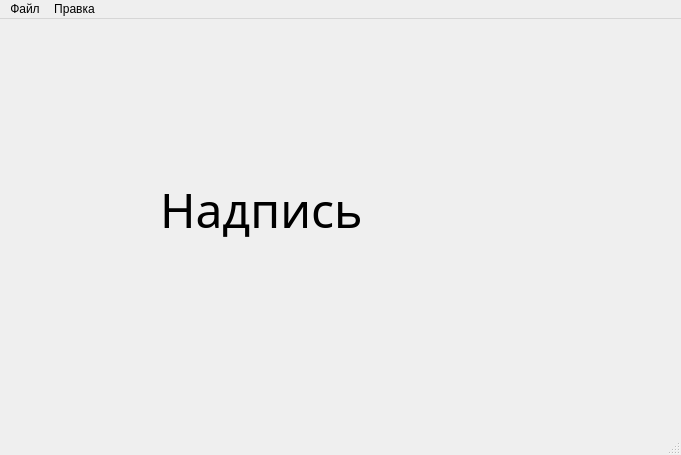
<?xml version="1.0" encoding="UTF-8"?>
<ui version="4.0">
 <class>MainWindow</class>
 <widget class="QMainWindow" name="MainWindow">
  <property name="geometry">
   <rect>
    <x>0</x>
    <y>0</y>
    <width>681</width>
    <height>455</height>
   </rect>
  </property>
  <property name="windowTitle">
   <string>MainWindow</string>
  </property>
  <widget class="QWidget" name="centralwidget">
   <widget class="QLabel" name="label">
    <property name="geometry">
     <rect>
      <x>160</x>
      <y>90</y>
      <width>271</width>
      <height>201</height>
     </rect>
    </property>
    <property name="font">
     <font>
      <family>Poor Richard</family>
      <pointsize>36</pointsize>
     </font>
    </property>
    <property name="whatsThis">
     <string>&lt;html&gt;&lt;head/&gt;&lt;body&gt;&lt;p align=&quot;center&quot;&gt;&lt;br/&gt;&lt;/p&gt;&lt;/body&gt;&lt;/html&gt;</string>
    </property>
    <property name="text">
     <string>Надпись</string>
    </property>
   </widget>
  </widget>
  <widget class="QMenuBar" name="menubar">
   <property name="geometry">
    <rect>
     <x>0</x>
     <y>0</y>
     <width>681</width>
     <height>21</height>
    </rect>
   </property>
   <widget class="QMenu" name="menu">
    <property name="title">
     <string>Файл</string>
    </property>
    <addaction name="action"/>
    <addaction name="action_2"/>
   </widget>
   <widget class="QMenu" name="menu_2">
    <property name="title">
     <string>Правка</string>
    </property>
    <addaction name="action_3"/>
    <addaction name="action_4"/>
   </widget>
   <addaction name="menu"/>
   <addaction name="menu_2"/>
  </widget>
  <widget class="QStatusBar" name="statusbar"/>
  <action name="action">
   <property name="text">
    <string>Новый</string>
   </property>
   <property name="shortcut">
    <string>Ctrl+N</string>
   </property>
  </action>
  <action name="action_2">
   <property name="text">
    <string>Сохранить</string>
   </property>
   <property name="statusTip">
    <string>Сохранить файл</string>
   </property>
   <property name="shortcut">
    <string>Ctrl+S</string>
   </property>
  </action>
  <action name="action_3">
   <property name="text">
    <string>Копировать</string>
   </property>
   <property name="shortcut">
    <string>Ctrl+C</string>
   </property>
  </action>
  <action name="action_4">
   <property name="text">
    <string>Вставить</string>
   </property>
   <property name="statusTip">
    <string>Создать новый файл</string>
   </property>
   <property name="shortcut">
    <string>Ctrl+V</string>
   </property>
  </action>
 </widget>
 <resources/>
 <connections/>
</ui>
